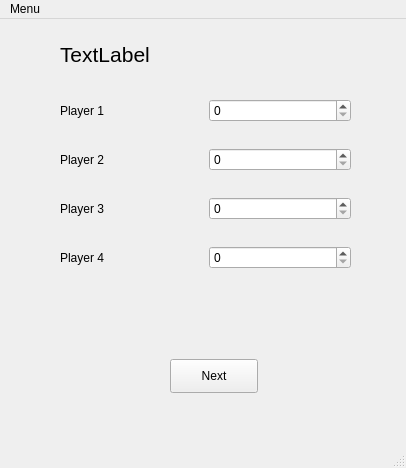
<?xml version="1.0" encoding="UTF-8"?>
<ui version="4.0">
 <class>MainWindow</class>
 <widget class="QMainWindow" name="MainWindow">
  <property name="geometry">
   <rect>
    <x>0</x>
    <y>0</y>
    <width>406</width>
    <height>468</height>
   </rect>
  </property>
  <property name="windowTitle">
   <string>MainWindow</string>
  </property>
  <widget class="QWidget" name="centralwidget">
   <widget class="QWidget" name="layoutWidget">
    <property name="geometry">
     <rect>
      <x>60</x>
      <y>60</y>
      <width>291</width>
      <height>211</height>
     </rect>
    </property>
    <layout class="QGridLayout" name="gridLayout">
     <property name="sizeConstraint">
      <enum>QLayout::SetDefaultConstraint</enum>
     </property>
     <item row="0" column="0">
      <widget class="QLabel" name="label_name_p1">
       <property name="text">
        <string>Player 1</string>
       </property>
      </widget>
     </item>
     <item row="0" column="1">
      <widget class="QSpinBox" name="inp_p1">
       <property name="maximum">
        <number>20</number>
       </property>
      </widget>
     </item>
     <item row="1" column="0">
      <widget class="QLabel" name="label_name_p2">
       <property name="text">
        <string>Player 2</string>
       </property>
      </widget>
     </item>
     <item row="2" column="0">
      <widget class="QLabel" name="label_name_p3">
       <property name="text">
        <string>Player 3</string>
       </property>
      </widget>
     </item>
     <item row="2" column="1">
      <widget class="QSpinBox" name="inp_p3">
       <property name="maximum">
        <number>20</number>
       </property>
      </widget>
     </item>
     <item row="3" column="0">
      <widget class="QLabel" name="label_name_p4">
       <property name="text">
        <string>Player 4</string>
       </property>
      </widget>
     </item>
     <item row="3" column="1">
      <widget class="QSpinBox" name="inp_p4">
       <property name="maximum">
        <number>20</number>
       </property>
      </widget>
     </item>
     <item row="1" column="1">
      <widget class="QSpinBox" name="inp_p2">
       <property name="maximum">
        <number>20</number>
       </property>
      </widget>
     </item>
    </layout>
   </widget>
   <widget class="QPushButton" name="buttonNext">
    <property name="geometry">
     <rect>
      <x>170</x>
      <y>340</y>
      <width>88</width>
      <height>34</height>
     </rect>
    </property>
    <property name="text">
     <string>Next</string>
    </property>
   </widget>
   <widget class="QLabel" name="labelTitle">
    <property name="geometry">
     <rect>
      <x>60</x>
      <y>20</y>
      <width>291</width>
      <height>31</height>
     </rect>
    </property>
    <property name="sizePolicy">
     <sizepolicy hsizetype="Preferred" vsizetype="Minimum">
      <horstretch>0</horstretch>
      <verstretch>0</verstretch>
     </sizepolicy>
    </property>
    <property name="font">
     <font>
      <pointsize>16</pointsize>
     </font>
    </property>
    <property name="text">
     <string>TextLabel</string>
    </property>
   </widget>
  </widget>
  <widget class="QMenuBar" name="menubar">
   <property name="geometry">
    <rect>
     <x>0</x>
     <y>0</y>
     <width>406</width>
     <height>30</height>
    </rect>
   </property>
   <widget class="QMenu" name="menuTest">
    <property name="title">
     <string>Menu</string>
    </property>
    <addaction name="actionMainMenu"/>
    <addaction name="actionExit"/>
   </widget>
   <addaction name="menuTest"/>
  </widget>
  <widget class="QStatusBar" name="statusbar"/>
  <action name="actionMainMenu">
   <property name="text">
    <string>Main Menu</string>
   </property>
  </action>
  <action name="actionExit">
   <property name="text">
    <string>Exit</string>
   </property>
  </action>
 </widget>
 <tabstops>
  <tabstop>inp_p1</tabstop>
  <tabstop>inp_p2</tabstop>
  <tabstop>inp_p3</tabstop>
  <tabstop>inp_p4</tabstop>
  <tabstop>buttonNext</tabstop>
 </tabstops>
 <resources/>
 <connections/>
</ui>
